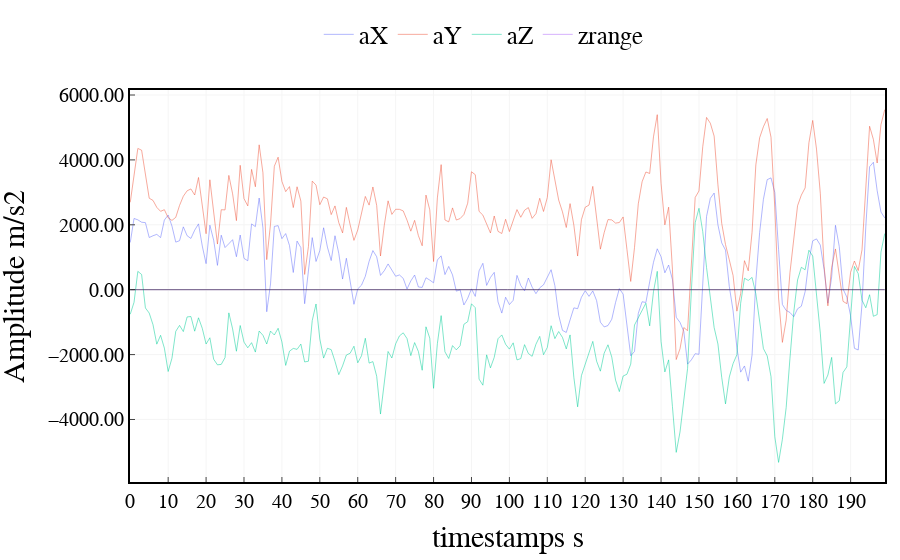

Here is the notebook cell this chart was saved with:
### Code cell
import scipy.signal as signal_p

# Define filter parameters
fs = 100  # Sampling frequency
fc = 40  # Cutoff frequency
order = 6  # Filter order
# Create low-pass Butterworth filter
b, a = signal_p.butter(order, fc / (fs / 2), btype='low')

# Apply filter to signal data
signalf = signal_p.filtfilt(b, a, imu_data[:,:7], axis=0)
timestamp = np.asarray(list(range(200)))
fig = go.Figure()
fig.add_trace(go.Scatter(x=timestamp, y=signalf[:,4]-signalf[:,3],
                    mode='lines',
                    line=dict(width=0.5),
                    name='aX'))
fig.add_trace(go.Scatter(x=timestamp, y=signalf[:,5]-signalf[:,3],
                    mode='lines',
                    line=dict(width=0.5),
                    name='aY'))
fig.add_trace(go.Scatter(x=timestamp, y=signalf[:,6]-signalf[:,3],
                    mode='lines',
                    line=dict(width=0.5),
                    name='aZ'))

fig.add_trace(go.Scatter(x=timestamp, y=imu_data[:,8]/1000,
                    mode='lines',
                    line=dict(width=0.5),
                    name='zrange'))


# # Add a rectangle to the plot
# fig.add_shape(type='rect',
#               x0=0,
#               y0=-2,
#               x1=10,
#               y1=2,
#               line=dict(color='blue', width=0.5),
#             #   fillcolor='lightblue',
#               opacity=0.5)

fig.add_shape(type='line',
                x0=0,
                y0=0,
                x1=timestamp[-1].astype(float),
                y1=0,
                line=dict(color='black', width=0.5),
            #   fillcolor='lightblue',
                opacity=1)

    
    


fig.update_layout(xaxis_title='timestamps s',
                        yaxis_title='Amplitude m/s2',
                        font=dict(size=25, family='Arial', color='rgb(0, 0, 0)'),
                        margin={'l': 15, 'r': 15, 't': 15, 'b': 15},
                        # width=1000, height=400,
                        legend=dict(
                            yanchor="top",
                            y=1.2,
                            xanchor="left",
                            x = 0.25,
                            font=dict(
                                family='Arial',
                                size=25,
                                color='rgb(0, 0, 0)',
                            ),
                            orientation="h",
                            # bordercolor="Black",
                            # borderwidth=1
                        ),
                        plot_bgcolor='rgb(255,255,255)',
                        xaxis=dict(
                            showline=True,
                            linecolor='rgb(0, 0, 0)',
                            linewidth=2,
                            ticks='inside',
                            tickfont=dict(
                                family='Arial',
                                size=20,
                                color='rgb(0, 0, 0)',
                            ),
                            tick0 = 150,
                            dtick = 10,
                            gridcolor='rgb(245, 245, 245)',
                            mirror=True
                        ),
                        yaxis=dict(
                            # range = [0, 1],
                            showline=True,
                            linecolor='rgb(0, 0, 0)',
                            linewidth=2,
                            ticks='inside',
                            tickfont=dict(
                                family='Arial',
                                size=20,
                                color='rgb(0, 0, 0)',
                            ),
                            tickformat='.2f',   # y轴刻度分辨率
                            gridcolor='rgb(245, 245, 245)',
                            mirror=True
                        ),
        )

fig.show()

### Figure 1 — Plotly figure (JSON) as saved in the notebook; plotly's stock layout.template omitted (floating-point values rounded to 4 significant figures; data arrays with more than 128 entries replaced by an {"elided": "..."} marker saying what was removed)
{"data": [{"line": {"width": 0.5}, "mode": "lines", "name": "aX", "type": "scatter", "x": {"elided": "200 int values"}, "y": {"elided": "200 float values"}}, {"line": {"width": 0.5}, "mode": "lines", "name": "aY", "type": "scatter", "x": {"elided": "200 int values"}, "y": {"elided": "200 float values"}}, {"line": {"width": 0.5}, "mode": "lines", "name": "aZ", "type": "scatter", "x": {"elided": "200 int values"}, "y": {"elided": "200 float values"}}, {"line": {"width": 0.5}, "mode": "lines", "name": "zrange", "type": "scatter", "x": {"elided": "200 int values"}, "y": {"elided": "200 float values"}}], "layout": {"font": {"color": "rgb(0, 0, 0)", "family": "Arial", "size": 25}, "legend": {"font": {"color": "rgb(0, 0, 0)", "family": "Arial", "size": 25}, "orientation": "h", "x": 0.25, "xanchor": "left", "y": 1.2, "yanchor": "top"}, "margin": {"b": 15, "l": 15, "r": 15, "t": 15}, "plot_bgcolor": "rgb(255,255,255)", "shapes": [{"line": {"color": "black", "width": 0.5}, "opacity": 1, "type": "line", "x0": 0, "x1": 199, "y0": 0, "y1": 0}], "xaxis": {"dtick": 10, "gridcolor": "rgb(245, 245, 245)", "linecolor": "rgb(0, 0, 0)", "linewidth": 2, "mirror": true, "showline": true, "tick0": 150, "tickfont": {"color": "rgb(0, 0, 0)", "family": "Arial", "size": 20}, "ticks": "inside", "title": {"text": "timestamps s"}}, "yaxis": {"gridcolor": "rgb(245, 245, 245)", "linecolor": "rgb(0, 0, 0)", "linewidth": 2, "mirror": true, "showline": true, "tickfont": {"color": "rgb(0, 0, 0)", "family": "Arial", "size": 20}, "tickformat": ".2f", "ticks": "inside", "title": {"text": "Amplitude m/s2"}}}}
